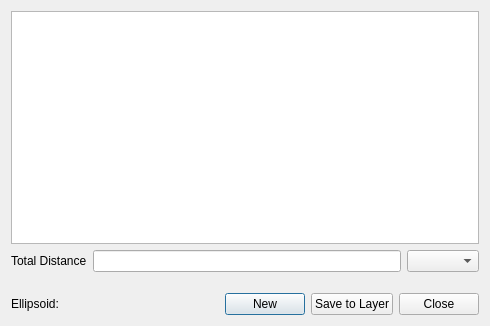
<?xml version="1.0" encoding="UTF-8"?>
<ui version="4.0">
 <class>Dialog</class>
 <widget class="QDialog" name="Dialog">
  <property name="geometry">
   <rect>
    <x>0</x>
    <y>0</y>
    <width>490</width>
    <height>326</height>
   </rect>
  </property>
  <property name="windowTitle">
   <string>Geodesic Measure Tool</string>
  </property>
  <layout class="QVBoxLayout" name="verticalLayout">
   <item>
    <widget class="QTableWidget" name="tableWidget">
     <attribute name="horizontalHeaderStretchLastSection">
      <bool>true</bool>
     </attribute>
    </widget>
   </item>
   <item>
    <layout class="QHBoxLayout" name="horizontalLayout">
     <item>
      <widget class="QLabel" name="label">
       <property name="text">
        <string>Total Distance</string>
       </property>
      </widget>
     </item>
     <item>
      <widget class="QLineEdit" name="distanceLineEdit">
       <property name="readOnly">
        <bool>true</bool>
       </property>
      </widget>
     </item>
     <item>
      <widget class="QComboBox" name="unitsComboBox"/>
     </item>
    </layout>
   </item>
   <item>
    <layout class="QHBoxLayout" name="horizontalLayout_2">
     <property name="topMargin">
      <number>15</number>
     </property>
     <item>
      <widget class="QLabel" name="geodLabel">
       <property name="text">
        <string>Ellipsoid: </string>
       </property>
      </widget>
     </item>
     <item>
      <spacer name="horizontalSpacer">
       <property name="orientation">
        <enum>Qt::Horizontal</enum>
       </property>
       <property name="sizeHint" stdset="0">
        <size>
         <width>40</width>
         <height>20</height>
        </size>
       </property>
      </spacer>
     </item>
     <item>
      <widget class="QPushButton" name="newButton">
       <property name="text">
        <string>New</string>
       </property>
      </widget>
     </item>
     <item>
      <widget class="QPushButton" name="saveToLayerButton">
       <property name="text">
        <string>Save to Layer</string>
       </property>
      </widget>
     </item>
     <item>
      <widget class="QPushButton" name="closeButton">
       <property name="text">
        <string>Close</string>
       </property>
      </widget>
     </item>
    </layout>
   </item>
  </layout>
 </widget>
 <resources/>
 <connections/>
</ui>
